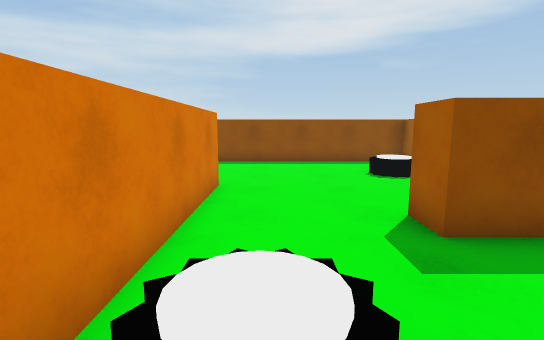
[1] (above)

16 first-person views from a walk through a 3-D level made in the Unity game engine. The camera is 1.4 m above the floor, tilts 8° down and sees 85° across. The floor is counted in squares, 1 m on a side. Each view is taken from the middle of a square. On the plan, view 1 faces up. The plan holds only what a view shows up to about 14 squares ahead; the rest is blank. The place goes on beyond the plan. The player character is not drawn.

[2]
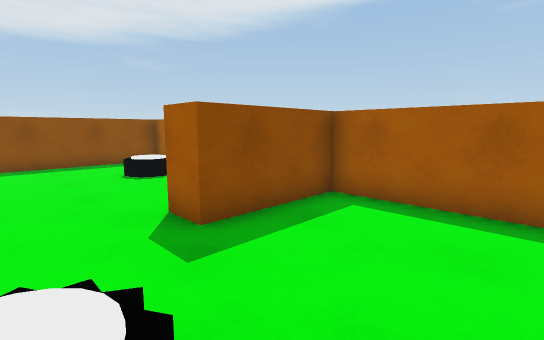

[3]
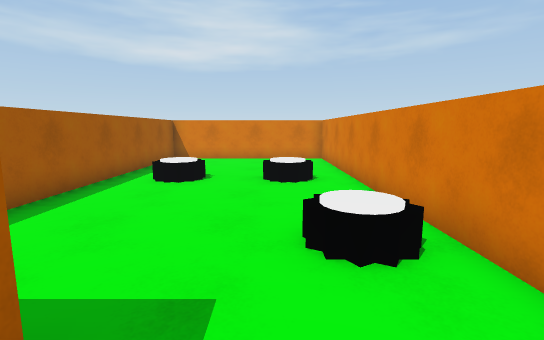

[4]
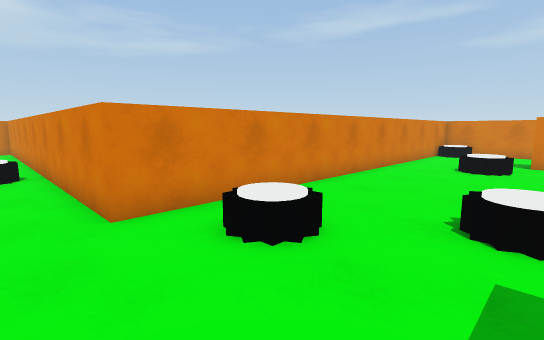

[5]
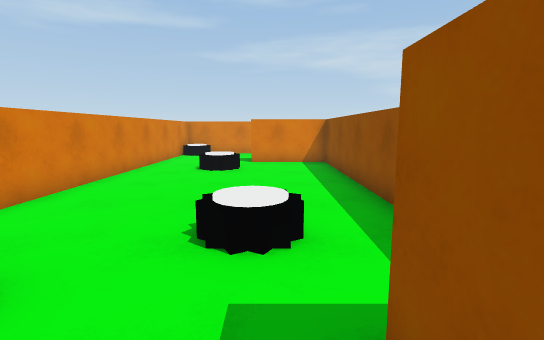

[6]
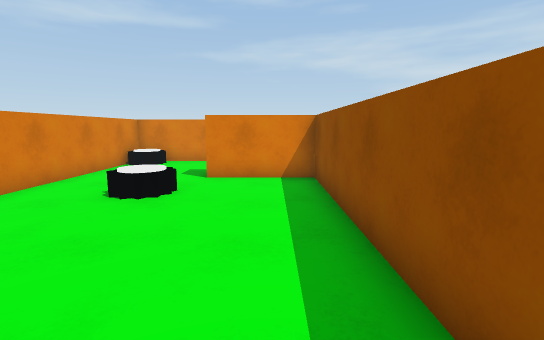

[7]
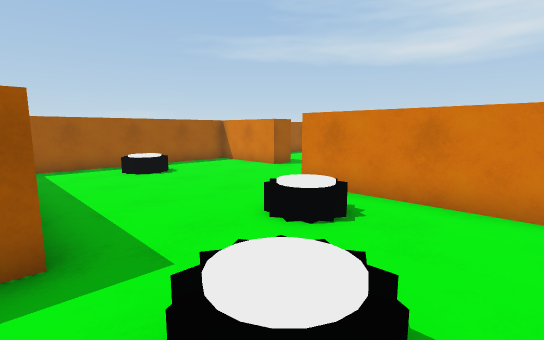

[8]
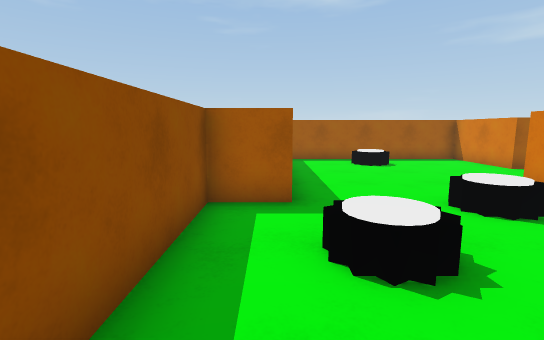

[9]
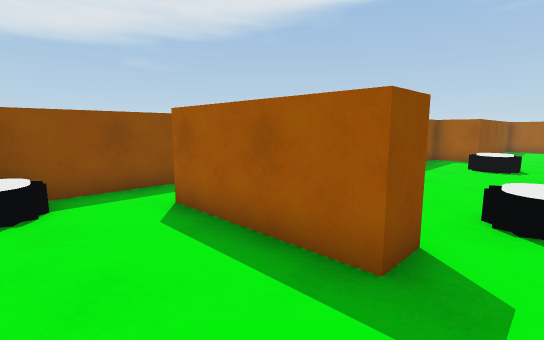

[10]
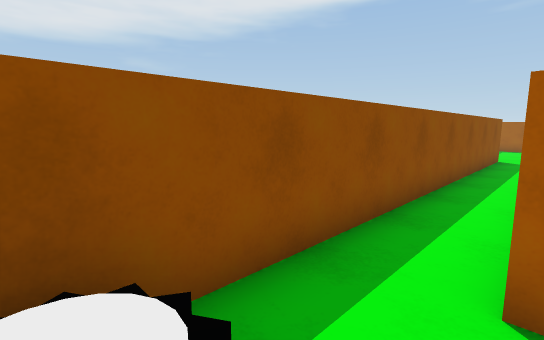

[11]
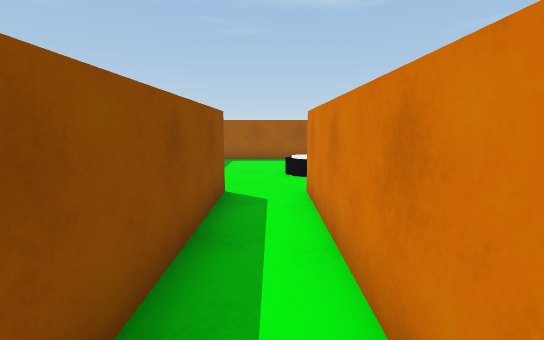

[12]
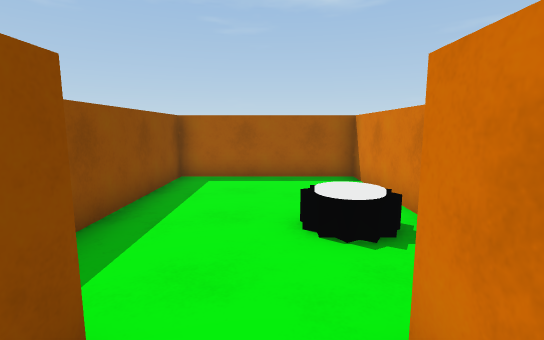

[13]
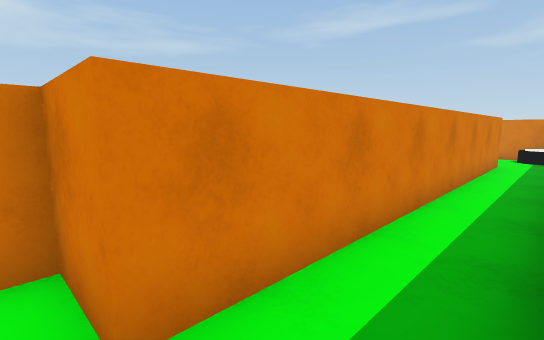

[14]
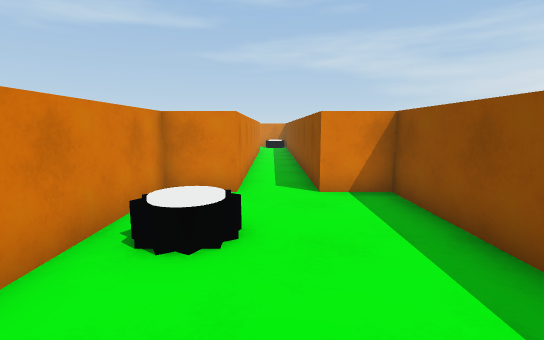

[15]
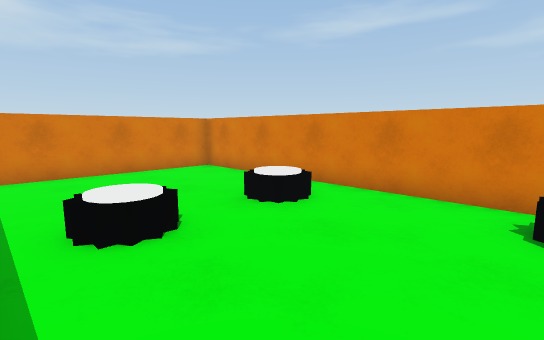

[16]
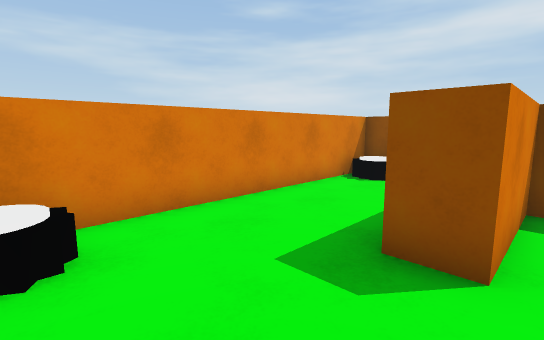

### Floor plan
Points are (right, up) in squares from view 1. A wall is a line through its corners. A room is listed if a view was taken in it or the views show most of it. See-through windows are left out.
Room 1 (views 1, 2, 3, 4, 5, 6, 7, 8, 9, 10, 11, 12, 15, 16)
walls: (-1.3, 17.1) (-17.8, 17.1) (-17.8, 8.5); (-16.6, 7.3) (-1.3, 7.3) (-1.3, -8.8) (5.6, -8.8) (5.6, 3.7) (2.2, 3.7) (2.2, 4.7) (5.6, 4.7) (5.6, 12.6) (-2.5, 12.6) (-2.5, 14.2) (-13.4, 14.2) (-13.4, 11.1) (-14.4, 11.1) (-14.4, 15.2) (-1.3, 15.2)
ways out: opening at (-1, 16) to room 2
objects: trap (-12, 11); trap (-4, 12); trap (0, 2); trap (4, -3); trap (4, 9)
Room 2 (views 13, 14)
walls: (-1.3, 15.2) (-1.3, 13.6) (5.6, 13.6) (5.6, 18.7) (-1.3, 18.7) (-1.3, 17.1)
ways out: opening at (-1, 16) to room 1

Positions as (right, up) in squares from view 1, and headings:
1: (0, 0), facing up
2: (0, 0), facing up-right
3: (1, 5), facing down
4: (0, 12), facing down-left
5: (-1, 12), facing left
6: (-5, 13), facing left
7: (-6, 13), facing down-right
8: (-8, 13), facing right
9: (-17, 10), facing up-right
10: (-17, 15), facing up-right
11: (-8, 16), facing right
12: (-3, 16), facing right
13: (-1, 17), facing down-left
14: (5, 16), facing left
15: (5, 1), facing down-left
16: (-13, 8), facing up-left
